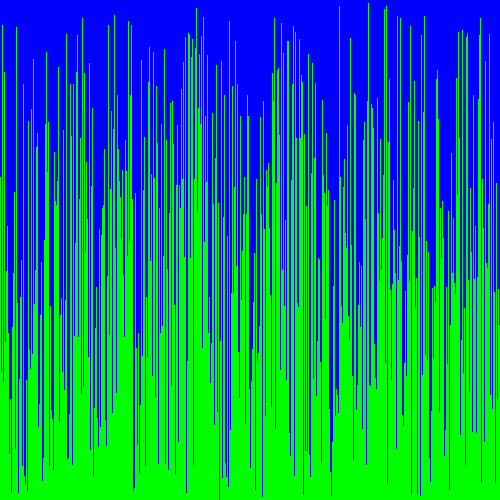
Frame 1 (no input)
Frame 60 (the mouse pressed at the canvas centre just before this capture): identical to frame 1, image omitted
Frame 120 (the mouse held since frame 60 and released just before this capture): identical to frame 1, image omitted

The Processing sketch that drew this single still picture (run headless with seeded random() and noise(); from frame 60 on, the mouse is pressed at the canvas centre):

// Processing sketch: torture
// ── torture.pde
//1. create an array of ints. don't initialize it yet.
 int[] nums;
void setup() {
  //2. set the size of your window
  size(500,500);
  //  if you are using Processing 3, you cannot use variables
  //  because the developers don't know how programming is supposed to work.

  //3. initialize your array with the built in width variable
  nums=new int[width];
  //4. initialize the ints in the array with random numbers
  //   from 0 to the built in height variable
 for (int i = 0; i < nums.length; i++) {
   nums[i]= (int)random(height);
 }
  //5. call the noStroke() method
 noStroke();
 }

void draw() {
  //6. set the background color with background(r, g, b);
background(0,0,255);
  //7. set the color for your graph
fill(0,255,0);
  //8. draw a rectangle for each int in your array.
  //   the x value will be the current index in the array
  for (int i = 0; i < nums.length; i++) {
    rect(i,height,1,-nums[i]);
  }
  //   the y value will the height variable
  //   the width is 1 (one)
  //   the height is negative the value of the element at the current index of the array


  //9. call the stepSort method

  //10. extract the code that randomizes the array into a method.

  //11. call the method you made in step 10 when the mouse is pressed

}

void stepSort(int[] arr) {
  for (int i = 1; i < arr.length; i++) {
    if (arr[i - 1] > arr[i]) {
      int t = arr[i];
      arr[i] = arr[i - 1];
      arr[i - 1] = t;
    }
  }
}
